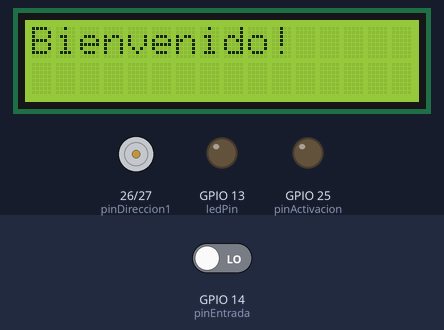
The sketch below on a simulated ESP32. On the bench: 16×2 character LCD, motor-driver pin pairs drawn as motors (green arrow = first pin HIGH = forward, orange = second pin HIGH = backward, longer = more drive), output pins drawn as LEDs (lit = HIGH). The test bench sets the inputs (shaded band); at power-on: GPIO 14 (pinEntrada) LOW. WiFi joins after 1.5 s; servers stay silent unless stated; what the sketch prints to the serial monitor is not drawn. At 17.8 s the program restarts the board; the recording ends there.

Above: at 2.2 s.
At 7.4 s:
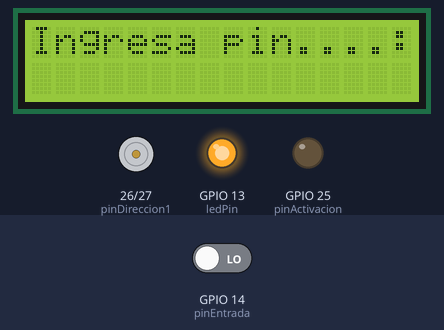
7.5 s: GPIO 14 (pinEntrada) driven HIGH
At 8.5 s:
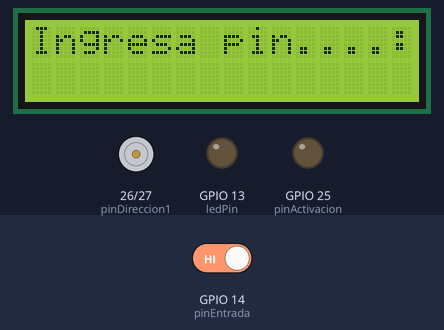
Timing chart, 0 to 17.8 s (numbered marks = the images above; inputs shaded):
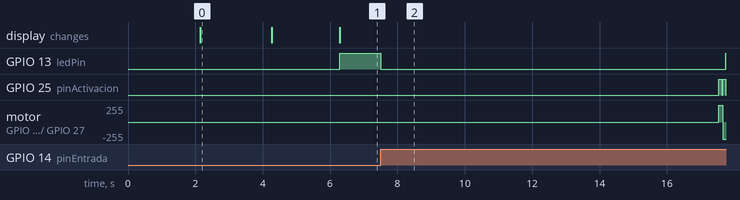

The sketch:

Prueba_Server_Main.ino
```cpp
#include <WiFi.h>
#include <WiFiServer.h>
#include <Wire.h>
#include <LiquidCrystal_I2C.h>

LiquidCrystal_I2C lcd(0x27, 16, 2);
WiFiServer server(80);

const char* ssid = "Jorge";          // Cambiar por el nombre de la red WiFi
const char* password = "12345678";       // Cambiar por la contraseña de la red WiFi
const char *host_name = "locket";

const int pinEntrada = 14;
const int pinActivacion = 25;
const int pinDireccion1 = 26;
const int pinDireccion2 = 27;
const int velocidadMotor = 100;
const int tiempoGiro = 20;
const int ledPin = 13; // Debes ajustar este valor según la configuración de tu LED

int timeout = 10;  // segundos
unsigned long lastDataTime = 0;

void WiFiConnect(const char *ssid, const char *password, const char *hostName) {
  WiFi.begin(ssid, password);
  WiFi.setHostname(hostName);

  Serial.print("Connecting to WiFi ...");
  while (WiFi.status() != WL_CONNECTED) {
    delay(1000);
    Serial.print(".");
  }

  Serial.println("\nConnection successful: " + String(WiFi.getHostname()));
  Serial.println(WiFi.localIP());
}

void HandleRequest(WiFiClient client, String request, String signalValue) {
  String response = "HTTP/1.1 200 OK\r\nContent-Type: text/html\r\n\r\n" + signalValue;
  client.print(response);
  Serial.println("Response sent.");

  delay(1000);

  if (signalValue.indexOf("open") != -1) {
   // Abrir("Abierto desde la App");
  }
}

void ActivarMotor(int direccion1, int direccion2, int velocidad, int tiempo) {
  digitalWrite(pinDireccion1, direccion1);
  digitalWrite(pinDireccion2, direccion2);
  digitalWrite(pinActivacion, HIGH);
  delay(velocidad);
  digitalWrite(pinActivacion, LOW);
  delay(tiempo);

  // Apaga el motor y regresa a la posición original
  digitalWrite(pinDireccion1, !direccion1);
  digitalWrite(pinDireccion2, !direccion2);
  digitalWrite(pinActivacion, HIGH);
  delay(velocidad);
  digitalWrite(pinActivacion, LOW);
}

void OnPinChange() {
  if (digitalRead(pinEntrada) == HIGH) {
    lcd.clear();
    digitalWrite(ledPin, LOW);
    lcd.print("huella correcta");
    delay(10000);
    lcd.clear();
    lcd.print("Ingresa pin....:");
    ActivarMotor(1, 0, velocidadMotor, tiempoGiro);
    digitalWrite(ledPin, HIGH);
  } else {
    digitalWrite(ledPin, HIGH);
  }
}

void setup() {
  Serial.begin(115200);
  WiFiConnect("Jorge", "12345678", "locket");
    Serial.begin(9600);
  lcd.begin(16, 2);
  lcd.backlight();
  lcd.clear();
  lcd.setCursor(0,0);
  lcd.init();

  lcd.print("Bienvenido!");
  delay(2000);
  lcd.clear();

  lcd.print("Conectando WiFi...");
  WiFi.begin(ssid, password);

  while(WiFi.status() != WL_CONNECTED) {
    delay(200);
    Serial.print(".");
  }

  lcd.clear();
  lcd.print("WiFi conectado!");
  lcd.clear();

  pinMode(pinEntrada, INPUT);
  pinMode(pinActivacion, OUTPUT);
  pinMode(pinDireccion1, OUTPUT);
  pinMode(pinDireccion2, OUTPUT);
  pinMode(ledPin, OUTPUT);

  lcd.begin(16, 2);
  lcd.print("Bienvenido Locker");
  delay(2000);
  lcd.clear();
  lcd.print("Ingresa pin....:");
  digitalWrite(ledPin, HIGH);

  attachInterrupt(digitalPinToInterrupt(pinEntrada), OnPinChange, CHANGE);

  server.begin();
  Serial.println("Waiting for connection...");
}

void loop() {
  WiFiClient client = server.available();

  if (client) {
    Serial.println("New client connected");
    lastDataTime = millis();

    String request = client.readString();
    Serial.println(request);

    String signalValue = "";

    int signalIndex = request.indexOf("signal=");
    if (signalIndex != -1) {
      signalValue = request.substring(signalIndex + 7, signalIndex + 13);
      Serial.println("Signal value: " + signalValue);
    }

    HandleRequest(client, request, signalValue);

    client.stop();
  }

  if (millis() - lastDataTime > timeout * 1000) {
    Serial.println("No data received in 10 seconds. Restarting the program.");
    ESP.restart();
  }
}
```

Measured:
- after the input at 7.5 s, GPIO 13 (ledPin): HIGH → LOW at once, → HIGH 10.3 s later; GPIO 25 (pinActivacion): alternates HIGH for 0.10 s and LOW for 0.02 s, starting after 10.0 s; motor on GPIO 26 (pinDireccion1) / GPIO 27 (pinDireccion2): stopped → forward 255/255 after 10.0 s, → backward 255/255 0.12 s later
- what the display in image 0 shows lasts 2.2 s, from 2.1 s to 4.3 s
